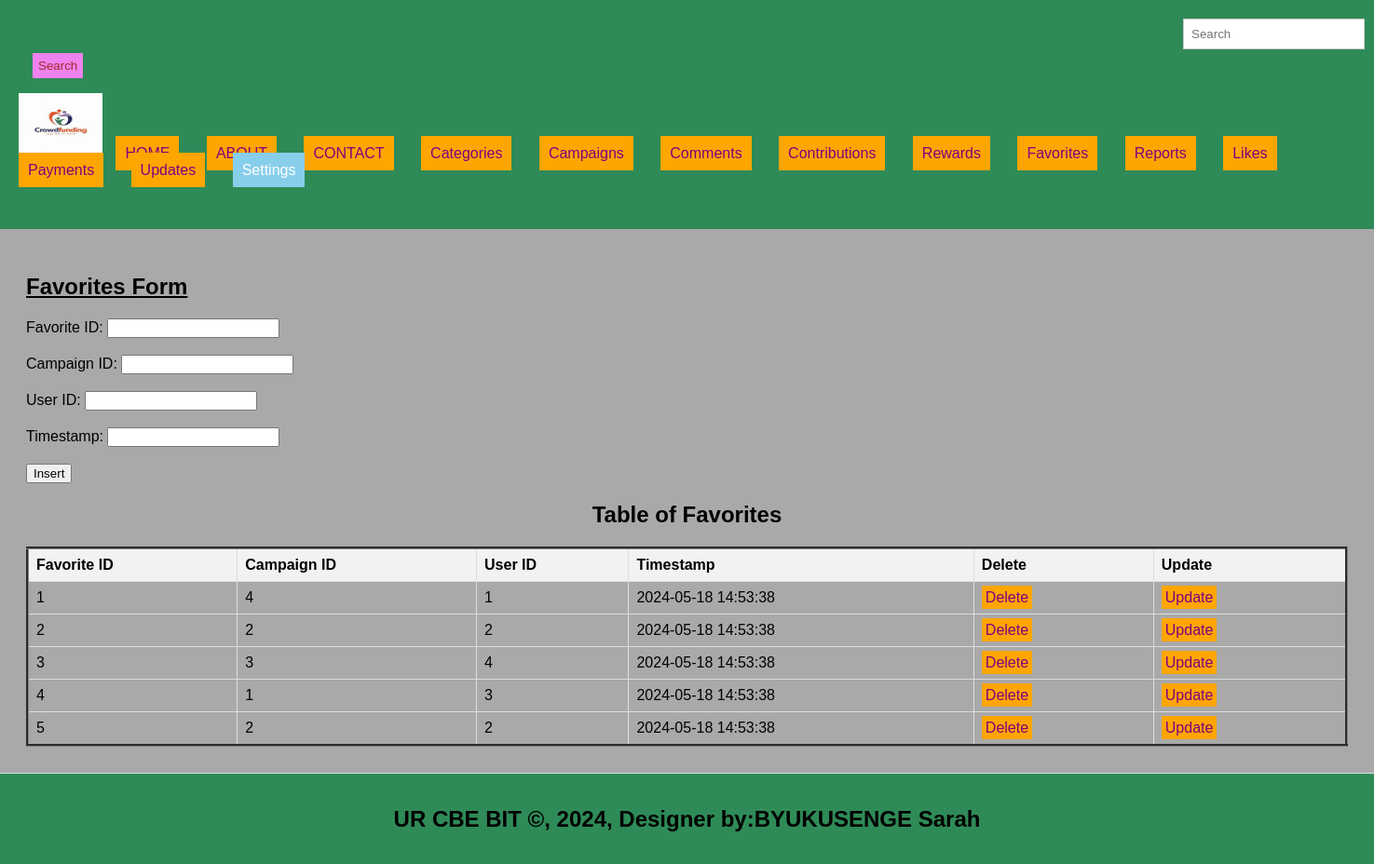
The page /favorites.php on the database its author committed.
### tables this page shows
CREATE TABLE `favorites` (
  `favorite_id` int(11) NOT NULL,
  `campaign_id` int(11) DEFAULT NULL,
  `user_id` int(11) DEFAULT NULL,
  `timestamp` timestamp NOT NULL DEFAULT current_timestamp()
);

### favorites.php (the view, shortened to what this page needs)
<!DOCTYPE html>
<html lang="en">
<head>
  <link rel="stylesheet" type="text/css" href="style.css" title="style 1" media="screen, tv, projection, handheld, print"/>
  </head>
  <header>
<body bgcolor="darkgrey">
  <form method="GET" class="d-flex" role="search" action="search.php">
      <input class="form-control me-2" type="search" placeholder="Search" aria-label="Search" name="query">
      <button class="btn btn-outline-success" type="submit">Search</button>
    </form>
  <ul style="list-style-type: none; padding: 0;">
    <li style="display: inline; margin-right: 10px;">
    <img src="./image/logopictr.jpeg" width="90" height="70" alt="Logo">
  </li>
    <li style="display: inline; margin-right: 10px;"><a href="./home.html">HOME</a></li>
    <li style="display: inline; margin-right: 10px;"><a href="./about.html">ABOUT</a></li>
    <li style="display: inline; margin-right: 10px;"><a href="./contact.html">CONTACT</a></li>
    <li style="display: inline; margin-right: 10px;"><a href="./categories.php">Categories</a></li>
    <li style="display: inline; margin-right: 10px;"><a href="./campaigns.php">Campaigns</a></li>
    <li style="display: inline; margin-right: 10px;"><a href="./comments.php">Comments</a></li>
    <li style="display: inline; margin-right: 10px;"><a href="./contributions.php">Contributions</a></li>
    <li style="display: inline; margin-right: 10px;"><a href="./rewards.php">Rewards</a></li>
    <li style="display: inline; margin-right: 10px;"><a href="./favorites.php">Favorites</a></li>
    <li style="display: inline; margin-right: 10px;"><a href="./reports.php">Reports</a></li>
    <li style="display: inline; margin-right: 10px;"><a href="./likes.php">Likes</a></li>
    <li style="display: inline; margin-right: 10px;"><a href="./payments.php">Payments</a></li>
    <li style="display: inline; margin-right: 10px;"><a href="./updates.php">Updates</a></li>
    <li class="dropdown" style="display: inline; margin-right: 10px;">
      <a href="#" style="padding: 10px; color: white; background-color: skyblue; text-decoration: none; margin-right: 15px;">Settings</a>
    </li><br><br>
  </ul>
</header>
<section>
<h1><u> Favorites Form </u></h1>
<form method="post" onsubmit="return confirmInsert();">
    <label for="favorite_id">Favorite ID:</label>
    <input type="number" id="favorite_id" name="favorite_id"><br><br>
    <label for="campaign_id">Campaign ID:</label>
    <input type="number" id="campaign_id" name="campaign_id"><br><br>
    <label for="user_id">User ID:</label>
    <input type="number" id="user_id" name="user_id"><br><br>
    <label for="timestamp">Timestamp:</label>
    <input type="text" id="timestamp" name="timestamp" required><br><br>
    <input type="submit" name="add" value="Insert">
</form>
<!DOCTYPE html>
<html>
<head>
</head>
<body>
    <center><h2>Table of Favorites</h2></center>
    <table border="3">
        <tr>
            <th>Favorite ID</th>
            <th>Campaign ID</th>
            <th>User ID</th>
            <th>Timestamp</th>
            <th>Delete</th>
            <th>Update</th>
        </tr>
        <?php
        include('db_connection.php');
        $sql = "SELECT * FROM favorites";
        $result = $connection->query($sql);
        if ($result->num_rows > 0) {
            while ($row = $result->fetch_assoc()) {
                $favorite_id = $row['favorite_id'];
                echo "<tr>
                    <td>" . $row['favorite_id'] . "</td>
                    <td>" . $row['campaign_id'] . "</td>
                    <td>" . $row['user_id'] . "</td>
                    <td>" . $row['timestamp'] . "</td>
                    <td><a style='padding:4px' href='delete_favorites.php?favorite_id=$favorite_id'>Delete</a></td>
                    <td><a style='padding:4px' href='update_favorites.php?favorite_id=$favorite_id'>Update</a></td>
                </tr>";
            }
        } else {
            echo "<tr><td colspan='4'>No data found</td></tr>";
        }
        ?>
    </table>
</body>
</section>
<footer>
  <center>
    <b><h2>UR CBE BIT &copy, 2024, Designer by:BYUKUSENGE Sarah</h2></b>
  </center>
</footer>
</body>
</html>

### style.css (style rules this page uses)
body { font-family: Arial, sans-serif; margin: 0; padding: 0; }
.form-control { padding: 8px; margin-left: 4px; border: 1px solid #ccc; }
.btn { padding: 6px; background-color: violet; color: brown; border: none; }
.dropdown { position: relative; display: inline; margin-right: 10px; }
body { font-family: Arial,sans-serif; margin:0; padding:0; }
header { background-color:seagreen; padding: 20px; }
.dropdown { position: right; display:right; direction:rtl; }
section { padding:28px; border-bottom: 1px solid #ddd; }
footer { text-align: center; padding: 15px; background-color:seagreen; }

### favorites.php (style rules this page uses)
a { padding: 10px; color: green; background-color: orange; text-decoration: none; margin-right: 15px; }
a:link { color: purple; }
button.btn { margin-left: 15px; margin-top: 4px; }
input.form-control { margin-left: 1250px; padding: 8px; }
table { width: 100%; border-collapse: collapse; }
th, td { border: 1px solid #ddd; padding: 8px; text-align: left; }
th { background-color: #f2f2f2; }

### rows shown on the page
favorites: favorite_id "1", campaign "4", user "1", timestamp "2024-05-18 14:53:38"
favorites: favorite_id "2", campaign "2", user "2", timestamp "2024-05-18 14:53:38"
favorites: favorite_id "3", campaign "3", user "4", timestamp "2024-05-18 14:53:38"
favorites: favorite_id "4", campaign "1", user "3", timestamp "2024-05-18 14:53:38"
favorites: favorite_id "5", campaign "2", user "2", timestamp "2024-05-18 14:53:38"
